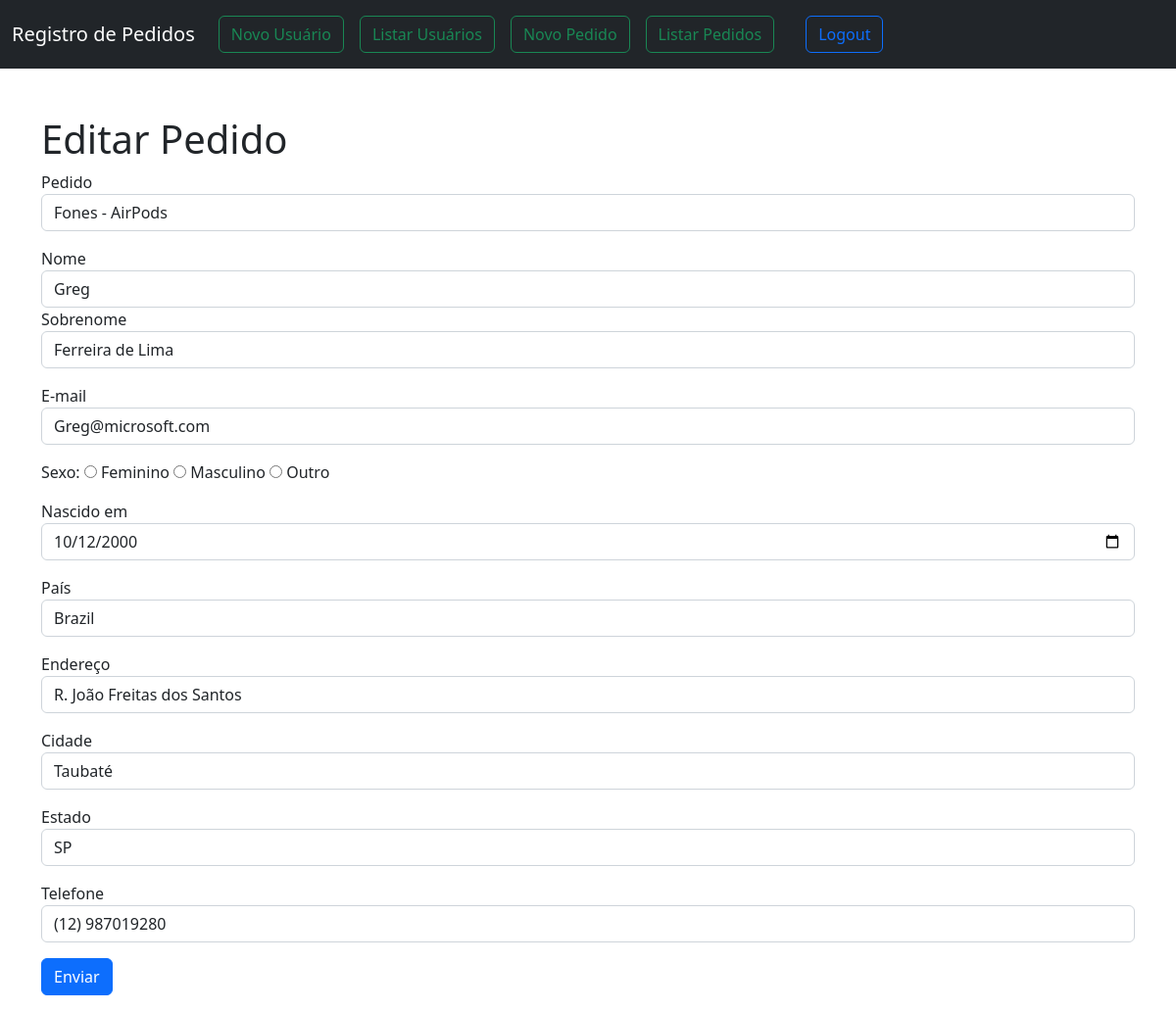
The app's page /menu.php?page=editar2&id=1 (signed in) with its own data.
### tables this page shows
CREATE TABLE `clientes` (
  `id` int(10) NOT NULL,
  `pedido` varchar(300) NOT NULL,
  `nome_cliente` varchar(45) DEFAULT NULL,
  `sobrenome` varchar(200) DEFAULT NULL,
  `email_cliente` varchar(200) DEFAULT NULL,
  `sexo` char(10) DEFAULT NULL,
  `data_nasc` date DEFAULT NULL,
  `pais` varchar(45) DEFAULT NULL,
  `endereço` varchar(220) DEFAULT NULL,
  `cidade` varchar(100) DEFAULT NULL,
  `estado` varchar(100) DEFAULT NULL,
  `telefone` varchar(20) DEFAULT NULL
);

### editar-cliente.php (the view, shortened to what this page needs)
<?php
    $sql = "SELECT * FROM clientes WHERE id=".$_REQUEST["id"];
    $res = $conn->query($sql);
    $row = $res->fetch_object();
?>
<h1>Editar Pedido</h1>
<form action="?page=salvar2" method="POST">
    <div class="mb-3">
        <label>Pedido</label>
        <input type="text" name="pedido" class="form-control" value="<?php print $row->pedido; ?>">
    </div>
    <div class="mb-3">
        <label>Nome</label>
        <input type="text" name="nome_cliente" class="form-control" value="<?php print $row->nome_cliente; ?>">
    <div class="mb-3">
        <label>Sobrenome</label>
        <input type="text" name="sobrenome" class="form-control" value="<?php print $row->sobrenome; ?>">
    </div>
    <div class="mb-3">
        <label>E-mail</label>
        <input type="text" name="email_cliente" class="form-control" value="<?php print $row->email_cliente; ?>">
    </div>
    <div class="mb-3">
        <label>Sexo: </label>
        <input type="radio" id="feminino" name="sexo" value="<?php print $row->sexo; ?>">
        <label for="feminino" value="<?php print $row->data_nasc; ?>">  Feminino</label>
        <input type="radio" id="masculino" name="sexo" value="<?php print $row->sexo; ?>">
        <label for="masculino" value="<?php print $row->data_nasc; ?>"> Masculino</label>
        <input type="radio" id="outro" name="sexo" value="<?php print $row->sexo; ?>">
        <label for="outro" value="<?php print $row->data_nasc; ?>"> Outro</label>
    </div>
    <div class="mb-3">
        <label>Nascido em</label>
        <input type="date" name="data_nasc" class="form-control" value="<?php print $row->data_nasc; ?>">
    </div>
    <div class="mb-3">
        <label>País</label>
        <input type="text" name="pais" class="form-control" value="<?php print $row->pais; ?>">
    </div>
    <div class="mb-3">
        <label>Endereço</label>
        <input type="text" name="endereço" class="form-control" value="<?php print $row->endereço; ?>">
    </div>
    <div class="mb-3">
        <label>Cidade</label>
        <input type="text" name="cidade" class="form-control" value="<?php print $row->cidade; ?>">
    </div>
    <div class="mb-3">
        <label>Estado</label>
        <input type="text" name="estado" class="form-control" value="<?php print $row->estado; ?>">
    </div>
    <div class="mb-3">
        <label>Telefone</label>
        <input type="bigint" name="telefone" class="form-control" value="<?php print $row->telefone; ?>">
    </div>
    <div class="mb-3">
        <button type="submit" class="btn btn-primary">Enviar</button>
    </div>
</form>

### records on screen
clientes: pedido "Fones - AirPods", nome_cliente "Greg", sobrenome "Ferreira de Lima", email_cliente "Greg@microsoft.com", data_nasc "10/12/2000", pais "Brazil", endereço "R. João Freitas dos Santos", cidade "Taubaté", estado "SP", telefone "(12) 987019280"
